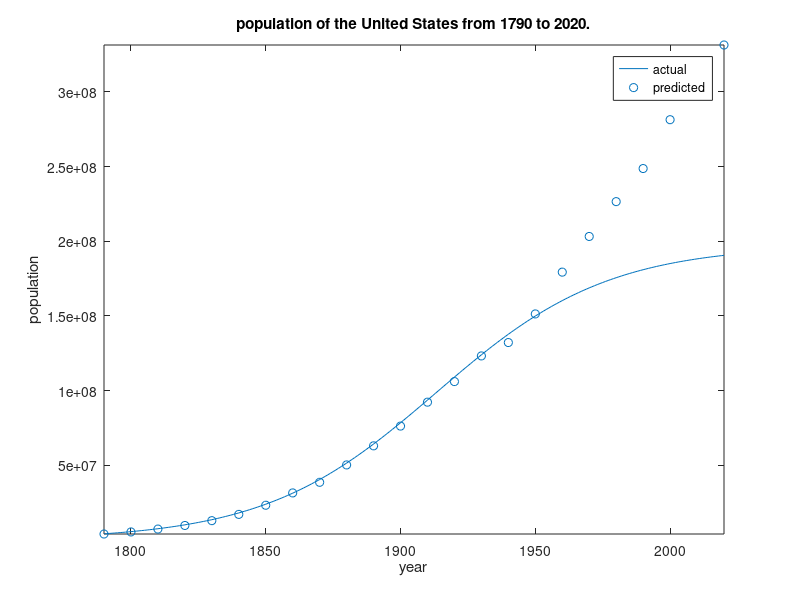

The MATLAB source for this figure:
% Author: < Faraz Seyfi >
% Input: < predcited and actual population of United states from 1790 to 2022.>
% Output: < the graph of predcited and actual population of United states from 1790 to 2022. >
% I pledge that I have completed the programming assignment independently.
% I have not copied the code from a student or any source.

%ENSC 180 / © H.H.Tsang
% I have not given my code to any student.
%
% Sign here: ___<Faraz Seyfi>_______
%############################################################################
% x values
x=1790:2020;
% the pericted formula
y=197273000./(1+ exp(-0.03134.*(x-1913.25)));
% plotting the graph
plot(x,y)
%title
title('population of the United States from 1790 to 2020.')
% naming the x-axis
xlabel('year')
%naming the y-axis
ylabel('population')
% hold function to add another function in the same figure
hold on
x1= [1790:10:2022];
% the actual population
y1=[3929214, 5308483, 7239881 ,9638453 ,12866020 ,17069453 ,23191876,... 
31443321, 38558371, 50189209, 62979766 ,76212168, 92228496, 106021537 ,123202624, ...
132164569, 151325798, 179323175 ,203211926 ,226545805 ,248709873, ...
281421906 ,308745538 ,331449281];
%plooting the actual population graph
scatter(x1,y1)
% tight function to organize the x-axis
axis tight
% writing the legends
legend('actual','predicted')
hold off
% commenting about the graphs
fprintf("predcited and actual population of United states from 1790 to 2022")
fprintf("at the beginning the actual is close as the predicted but as years goes on, the actual grows largers than expected")


